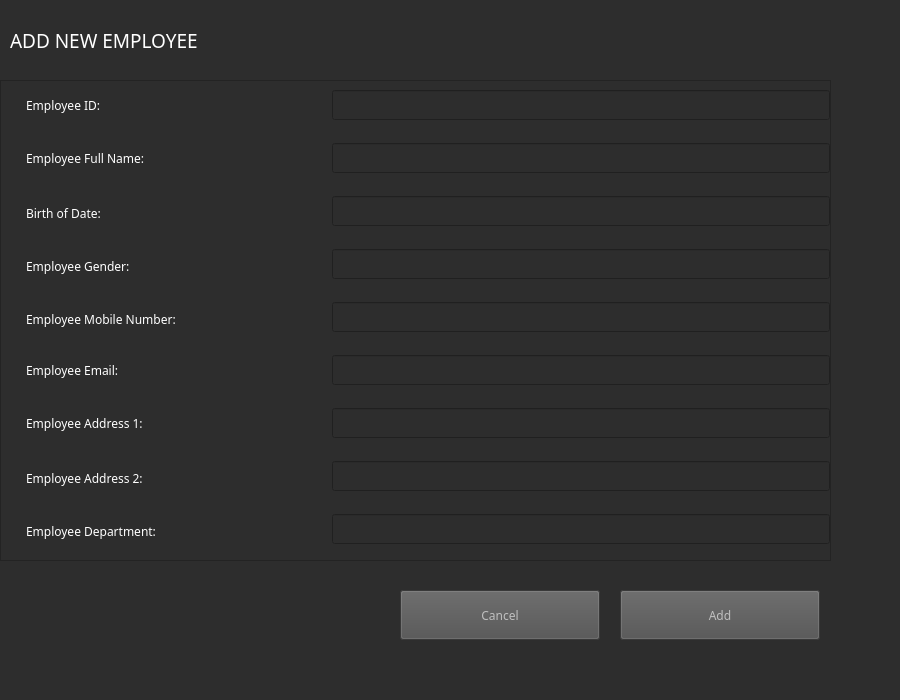
<?xml version="1.0" encoding="UTF-8"?>
<ui version="4.0">
 <class>addNewEmployee</class>
 <widget class="QMainWindow" name="addNewEmployee">
  <property name="geometry">
   <rect>
    <x>0</x>
    <y>0</y>
    <width>900</width>
    <height>700</height>
   </rect>
  </property>
  <property name="minimumSize">
   <size>
    <width>900</width>
    <height>700</height>
   </size>
  </property>
  <property name="maximumSize">
   <size>
    <width>1000</width>
    <height>16777215</height>
   </size>
  </property>
  <property name="windowTitle">
   <string>MainWindow</string>
  </property>
  <property name="styleSheet">
   <string notr="true">background-color: rgb(45, 45, 45);</string>
  </property>
  <widget class="QWidget" name="centralwidget">
   <widget class="QFrame" name="frame">
    <property name="geometry">
     <rect>
      <x>0</x>
      <y>80</y>
      <width>831</width>
      <height>481</height>
     </rect>
    </property>
    <property name="minimumSize">
     <size>
      <width>0</width>
      <height>300</height>
     </size>
    </property>
    <property name="maximumSize">
     <size>
      <width>16777215</width>
      <height>600</height>
     </size>
    </property>
    <property name="font">
     <font>
      <family>Orbitron</family>
     </font>
    </property>
    <property name="frameShape">
     <enum>QFrame::StyledPanel</enum>
    </property>
    <property name="frameShadow">
     <enum>QFrame::Raised</enum>
    </property>
    <layout class="QGridLayout" name="gridLayout">
     <property name="leftMargin">
      <number>25</number>
     </property>
     <property name="rightMargin">
      <number>0</number>
     </property>
     <property name="horizontalSpacing">
      <number>6</number>
     </property>
     <property name="verticalSpacing">
      <number>23</number>
     </property>
     <item row="0" column="0">
      <widget class="QLabel" name="label_10">
       <property name="minimumSize">
        <size>
         <width>300</width>
         <height>25</height>
        </size>
       </property>
       <property name="maximumSize">
        <size>
         <width>300</width>
         <height>30</height>
        </size>
       </property>
       <property name="font">
        <font>
         <family>Orbitron</family>
        </font>
       </property>
       <property name="styleSheet">
        <string notr="true">color: #fff</string>
       </property>
       <property name="text">
        <string>Employee ID:</string>
       </property>
      </widget>
     </item>
     <item row="4" column="0">
      <widget class="QLabel" name="label_4">
       <property name="minimumSize">
        <size>
         <width>300</width>
         <height>25</height>
        </size>
       </property>
       <property name="maximumSize">
        <size>
         <width>16777215</width>
         <height>20</height>
        </size>
       </property>
       <property name="font">
        <font>
         <family>Orbitron</family>
        </font>
       </property>
       <property name="styleSheet">
        <string notr="true">color: #fff</string>
       </property>
       <property name="text">
        <string>Employee Mobile Number:</string>
       </property>
      </widget>
     </item>
     <item row="5" column="0">
      <widget class="QLabel" name="label_6">
       <property name="minimumSize">
        <size>
         <width>300</width>
         <height>20</height>
        </size>
       </property>
       <property name="maximumSize">
        <size>
         <width>16777215</width>
         <height>20</height>
        </size>
       </property>
       <property name="font">
        <font>
         <family>Orbitron</family>
        </font>
       </property>
       <property name="styleSheet">
        <string notr="true">color: #fff</string>
       </property>
       <property name="text">
        <string>Employee Email:</string>
       </property>
      </widget>
     </item>
     <item row="6" column="0">
      <widget class="QLabel" name="label_7">
       <property name="minimumSize">
        <size>
         <width>300</width>
         <height>20</height>
        </size>
       </property>
       <property name="maximumSize">
        <size>
         <width>16777215</width>
         <height>20</height>
        </size>
       </property>
       <property name="font">
        <font>
         <family>Orbitron</family>
        </font>
       </property>
       <property name="styleSheet">
        <string notr="true">color: #fff</string>
       </property>
       <property name="text">
        <string>Employee Address 1:</string>
       </property>
      </widget>
     </item>
     <item row="1" column="0">
      <widget class="QLabel" name="label">
       <property name="minimumSize">
        <size>
         <width>300</width>
         <height>25</height>
        </size>
       </property>
       <property name="maximumSize">
        <size>
         <width>16777215</width>
         <height>30</height>
        </size>
       </property>
       <property name="font">
        <font>
         <family>Orbitron</family>
        </font>
       </property>
       <property name="styleSheet">
        <string notr="true">color: #fff</string>
       </property>
       <property name="text">
        <string>Employee Full Name:</string>
       </property>
      </widget>
     </item>
     <item row="6" column="1">
      <widget class="QLineEdit" name="lineEdit_8">
       <property name="minimumSize">
        <size>
         <width>400</width>
         <height>30</height>
        </size>
       </property>
       <property name="maximumSize">
        <size>
         <width>600</width>
         <height>16777215</height>
        </size>
       </property>
       <property name="styleSheet">
        <string notr="true">color: rgb(255, 255, 255)</string>
       </property>
      </widget>
     </item>
     <item row="1" column="1">
      <widget class="QLineEdit" name="lineEdit_2">
       <property name="minimumSize">
        <size>
         <width>400</width>
         <height>30</height>
        </size>
       </property>
       <property name="maximumSize">
        <size>
         <width>600</width>
         <height>30</height>
        </size>
       </property>
       <property name="styleSheet">
        <string notr="true">color: rgb(255, 255, 255)</string>
       </property>
      </widget>
     </item>
     <item row="0" column="1">
      <widget class="QLineEdit" name="lineEdit">
       <property name="minimumSize">
        <size>
         <width>400</width>
         <height>30</height>
        </size>
       </property>
       <property name="maximumSize">
        <size>
         <width>600</width>
         <height>30</height>
        </size>
       </property>
       <property name="styleSheet">
        <string notr="true">color: rgb(255, 255, 255)</string>
       </property>
      </widget>
     </item>
     <item row="2" column="0">
      <widget class="QLabel" name="label_3">
       <property name="minimumSize">
        <size>
         <width>300</width>
         <height>25</height>
        </size>
       </property>
       <property name="maximumSize">
        <size>
         <width>16777215</width>
         <height>20</height>
        </size>
       </property>
       <property name="font">
        <font>
         <family>Orbitron</family>
        </font>
       </property>
       <property name="styleSheet">
        <string notr="true">color: #fff</string>
       </property>
       <property name="text">
        <string>Birth of Date:</string>
       </property>
      </widget>
     </item>
     <item row="7" column="1">
      <widget class="QLineEdit" name="lineEdit_9">
       <property name="minimumSize">
        <size>
         <width>400</width>
         <height>30</height>
        </size>
       </property>
       <property name="maximumSize">
        <size>
         <width>600</width>
         <height>16777215</height>
        </size>
       </property>
       <property name="styleSheet">
        <string notr="true">color: rgb(255, 255, 255)</string>
       </property>
      </widget>
     </item>
     <item row="4" column="1">
      <widget class="QLineEdit" name="lineEdit_6">
       <property name="minimumSize">
        <size>
         <width>400</width>
         <height>30</height>
        </size>
       </property>
       <property name="maximumSize">
        <size>
         <width>600</width>
         <height>16777215</height>
        </size>
       </property>
       <property name="styleSheet">
        <string notr="true">color: rgb(255, 255, 255)</string>
       </property>
      </widget>
     </item>
     <item row="3" column="0">
      <widget class="QLabel" name="label_5">
       <property name="minimumSize">
        <size>
         <width>300</width>
         <height>25</height>
        </size>
       </property>
       <property name="maximumSize">
        <size>
         <width>16777215</width>
         <height>20</height>
        </size>
       </property>
       <property name="font">
        <font>
         <family>Orbitron</family>
        </font>
       </property>
       <property name="styleSheet">
        <string notr="true">color: #fff</string>
       </property>
       <property name="text">
        <string>Employee Gender:</string>
       </property>
      </widget>
     </item>
     <item row="2" column="1">
      <widget class="QLineEdit" name="lineEdit_5">
       <property name="minimumSize">
        <size>
         <width>400</width>
         <height>30</height>
        </size>
       </property>
       <property name="maximumSize">
        <size>
         <width>600</width>
         <height>30</height>
        </size>
       </property>
       <property name="styleSheet">
        <string notr="true">color: rgb(255, 255, 255)</string>
       </property>
      </widget>
     </item>
     <item row="8" column="0">
      <widget class="QLabel" name="label_9">
       <property name="minimumSize">
        <size>
         <width>300</width>
         <height>25</height>
        </size>
       </property>
       <property name="maximumSize">
        <size>
         <width>16777215</width>
         <height>20</height>
        </size>
       </property>
       <property name="font">
        <font>
         <family>Orbitron</family>
        </font>
       </property>
       <property name="styleSheet">
        <string notr="true">color: #fff</string>
       </property>
       <property name="text">
        <string>Employee Department:</string>
       </property>
       <property name="alignment">
        <set>Qt::AlignLeading|Qt::AlignLeft|Qt::AlignVCenter</set>
       </property>
      </widget>
     </item>
     <item row="8" column="1">
      <widget class="QLineEdit" name="lineEdit_10">
       <property name="minimumSize">
        <size>
         <width>400</width>
         <height>30</height>
        </size>
       </property>
       <property name="maximumSize">
        <size>
         <width>600</width>
         <height>16777215</height>
        </size>
       </property>
       <property name="styleSheet">
        <string notr="true">color: rgb(255, 255, 255)</string>
       </property>
      </widget>
     </item>
     <item row="5" column="1">
      <widget class="QLineEdit" name="lineEdit_7">
       <property name="minimumSize">
        <size>
         <width>400</width>
         <height>30</height>
        </size>
       </property>
       <property name="maximumSize">
        <size>
         <width>600</width>
         <height>16777215</height>
        </size>
       </property>
       <property name="styleSheet">
        <string notr="true">color: rgb(255, 255, 255)</string>
       </property>
      </widget>
     </item>
     <item row="3" column="1">
      <widget class="QLineEdit" name="lineEdit_4">
       <property name="minimumSize">
        <size>
         <width>400</width>
         <height>30</height>
        </size>
       </property>
       <property name="maximumSize">
        <size>
         <width>600</width>
         <height>16777215</height>
        </size>
       </property>
       <property name="styleSheet">
        <string notr="true">color: rgb(255, 255, 255)</string>
       </property>
      </widget>
     </item>
     <item row="7" column="0">
      <widget class="QLabel" name="label_8">
       <property name="minimumSize">
        <size>
         <width>300</width>
         <height>25</height>
        </size>
       </property>
       <property name="maximumSize">
        <size>
         <width>16777215</width>
         <height>20</height>
        </size>
       </property>
       <property name="font">
        <font>
         <family>Orbitron</family>
        </font>
       </property>
       <property name="styleSheet">
        <string notr="true">color: #fff</string>
       </property>
       <property name="text">
        <string>Employee Address 2:</string>
       </property>
      </widget>
     </item>
    </layout>
   </widget>
   <widget class="QPushButton" name="addbtn">
    <property name="geometry">
     <rect>
      <x>620</x>
      <y>590</y>
      <width>200</width>
      <height>50</height>
     </rect>
    </property>
    <property name="minimumSize">
     <size>
      <width>200</width>
      <height>50</height>
     </size>
    </property>
    <property name="maximumSize">
     <size>
      <width>200</width>
      <height>50</height>
     </size>
    </property>
    <property name="font">
     <font>
      <family>Orbitron</family>
     </font>
    </property>
    <property name="autoFillBackground">
     <bool>false</bool>
    </property>
    <property name="styleSheet">
     <string notr="true">QPushButton{
	color: rgb(191, 191, 191);
	
	background-color: rgb(80, 80, 80);
}
QPushButton:hover{
	color: rgb(255, 255, 255);
	background-color: rgb(170, 85, 255);
}</string>
    </property>
    <property name="text">
     <string>Add</string>
    </property>
   </widget>
   <widget class="QPushButton" name="pushButton">
    <property name="geometry">
     <rect>
      <x>400</x>
      <y>590</y>
      <width>200</width>
      <height>50</height>
     </rect>
    </property>
    <property name="minimumSize">
     <size>
      <width>200</width>
      <height>50</height>
     </size>
    </property>
    <property name="maximumSize">
     <size>
      <width>200</width>
      <height>50</height>
     </size>
    </property>
    <property name="font">
     <font>
      <family>Orbitron</family>
     </font>
    </property>
    <property name="styleSheet">
     <string notr="true">QPushButton{
	color: rgb(191, 191, 191);
	background-color: rgb(80, 80, 80);
}
QPushButton:hover{
	color: rgb(255, 255, 255);
	background-color: rgb(170, 85, 255);
}
</string>
    </property>
    <property name="text">
     <string>Cancel</string>
    </property>
   </widget>
   <widget class="QLabel" name="label_11">
    <property name="geometry">
     <rect>
      <x>10</x>
      <y>20</y>
      <width>571</width>
      <height>41</height>
     </rect>
    </property>
    <property name="font">
     <font>
      <family>Orbitron</family>
      <pointsize>14</pointsize>
     </font>
    </property>
    <property name="styleSheet">
     <string notr="true">color: #fff</string>
    </property>
    <property name="text">
     <string>ADD NEW EMPLOYEE</string>
    </property>
   </widget>
  </widget>
  <widget class="QMenuBar" name="menubar">
   <property name="geometry">
    <rect>
     <x>0</x>
     <y>0</y>
     <width>900</width>
     <height>21</height>
    </rect>
   </property>
  </widget>
  <widget class="QStatusBar" name="statusbar"/>
 </widget>
 <resources/>
 <connections/>
</ui>
